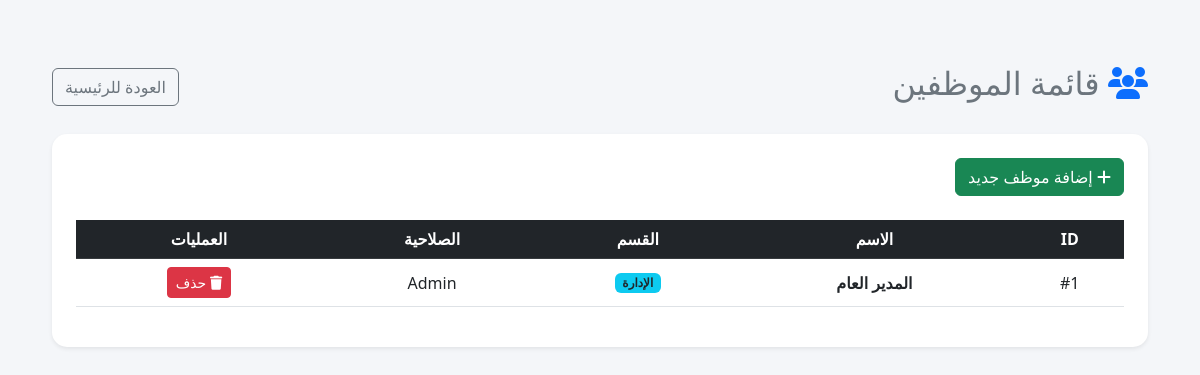
/employees (signed in), run on the app's committed database.
### models.py (models this page shows, shortened)
class TemplateAccessMixin:
    def __getitem__(self, key):
        value = getattr(self, key)
        if hasattr(value, "isoformat"):
            return value.isoformat()
        return value

class Employee(TemplateAccessMixin, db.Model):
    __tablename__ = "employees"
    id = db.Column(db.Integer, primary_key=True)
    name = db.Column(db.String(150), nullable=False)
    username = db.Column(db.String(80), unique=True, nullable=False, index=True)
    password = db.Column(db.String(255), nullable=False)
    dept = db.Column(db.String(100))
    role = db.Column(db.String(20), nullable=False, default="Employee")
    photo = db.Column(db.String(255))
    face_encoding = db.Column(db.Text)
    hourly_rate = db.Column(db.Float, nullable=False, default=0.0)
    created_at = db.Column(db.DateTime, nullable=False, default=datetime.utcnow)
    attendance_records = db.relationship(
        "Attendance",
        back_populates="employee",
        cascade="all, delete-orphan",
    )
    leave_requests = db.relationship(
        "LeaveRequest",
        back_populates="employee",
        cascade="all, delete-orphan",
    )
    payroll_history = db.relationship(
        "PayrollHistory",
        back_populates="employee",
        cascade="all, delete-orphan",
    )

### routes_admin.py (the view)
    @app.route('/employees')
    def employees():
        if session.get('role') != 'Admin': return redirect(url_for('login'))
        all_emp = Employee.query.order_by(Employee.id).all()
        return render_template('employees.html', employees=all_emp)

### templates/employees.html (shortened to what this page needs)
﻿<!DOCTYPE html>
<html lang="ar" dir="rtl">
<head>
    <link rel="stylesheet" href="https://cdn.jsdelivr.net/npm/bootstrap@5.3.0/dist/css/bootstrap.rtl.min.css">
    <link rel="stylesheet" href="https://cdnjs.cloudflare.com/ajax/libs/font-awesome/6.4.0/css/all.min.css">
</head>
<body>
    <div class="container">
        <div class="d-flex justify-content-between align-items-center mb-4">
            <h2 class="text-secondary"><i class="fa-solid fa-users text-primary"></i> قائمة الموظفين</h2>
            <a href="/dashboard" class="btn btn-outline-secondary">العودة للرئيسية</a>
        </div>
        <div class="card shadow-sm">
            <div class="card-body p-4">
                <div class="mb-4">
                    <a href="/add_employee" class="btn btn-success">
                        <i class="fa fa-plus"></i> إضافة موظف جديد
                    </a>
                </div>
                <table class="table table-hover text-center align-middle">
                    <thead class="table-dark">
                        <tr>
                            <th>ID</th>
                            <th>الاسم</th>
                            <th>القسم</th>
                            <th>الصلاحية</th>
                            <th>العمليات</th>
                        </tr>
                    </thead>
                    <tbody>
                        {% for emp in employees %}
                        <tr>
                            <td>#{{ emp.id }}</td>
                            <td class="fw-bold">{{ emp.name }}</td>
                            <td><span class="badge bg-info text-dark">{{ emp.dept }}</span></td>
                            <td>{{ emp.role }}</td>
                            <td>
                                <a href="/delete/{{ emp.id }}" class="btn btn-danger btn-sm"
                                   onclick="return confirm('هل أنت متأكد من حذف الموظف: {{ emp.name }}؟')">
                                    <i class="fa fa-trash"></i> حذف
                                </a>
                            </td>
                        </tr>
                        {% endfor %}
                    </tbody>
                </table>
            </div>
        </div>
    </div>
</body>
</html>

### templates/employees.html (style rules this page uses)
body { background-color: #f4f6f9; font-family: 'Segoe UI', sans-serif; padding: 40px; }
.card { border-radius: 15px; border: none; }

### data on the page
Employee: id "1", name "المدير العام", dept "الإدارة", role "Admin"
